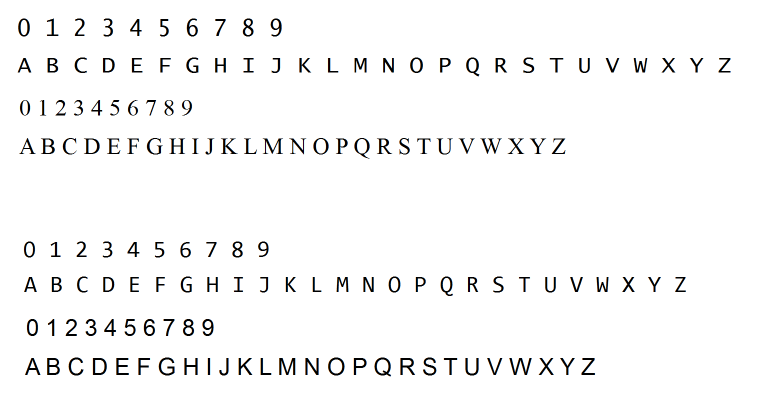
//> input picture CRHSCS (1)/CharTrain/training_chars.png, 1516 x 788 px (shown at 1/2 size)
$ ./CharTrain   (built with g++ and OpenCV 4)
//> lines starting //> are read from the running program, lines starting //| are printed output that depends on the picture; after the words box and inside, x2 and y2 are one past the last pixel; in counts of white or black regions, pixels touching at a corner belong together
// ###########################################################################################################################
// CharTrain.cpp :
//
// Name:    Thomas Younghoon Kiel
// Date:    3 / 1 / 2023
//
// Description: This program implements a supervised learning for computer to recognize the numbers (1-9) and the alphabets (A-Z).
//              The images for the training characters are provided in the traing_chars.png. The program will detect each char in
//              the image file and present it to the user for classification of the char (labeling). Then the classification data
//              and the training/referencing char are saved into XML files for matching program on the K Nearest Neighbors logic
//
// ###########################################################################################################################


#include<opencv2/opencv.hpp>
#include<opencv2/core/core.hpp>
#include<opencv2/highgui/highgui.hpp>
#include<opencv2/imgproc/imgproc.hpp>
#include<opencv2/ml/ml.hpp>

#include<iostream>
#include<vector>

// global variables ///////////////////////////////////////////////////////////////////////////////
const int MIN_CONTOUR_AREA = 100;
const int RESIZED_IMAGE_WIDTH = 20;
const int RESIZED_IMAGE_HEIGHT = 30;

///////////////////////////////////////////////////////////////////////////////////////////////////
using namespace std;
using namespace cv;


int main(int argc, char** argv)
{
    cv::Mat imgTrainingNumbers;         // input image
    cv::Mat imgGrayscale;               //
    cv::Mat imgBlurred;                 // declare various images
    cv::Mat imgThresh;                  //
    cv::Mat imgThreshCopy;              //

    std::vector<std::vector<cv::Point> > ptContours;        // declare contours vector
    std::vector<cv::Vec4i> v4iHierarchy;                    // declare contours hierarchy

    // these our training classifications
    cv::Mat matClassificationInts;

    // these are our training images. due to the data types that the KNN object KNearest requires,
    // we have to declare a single Mat, then append to it as though it's a vector
    cv::Mat matTrainingImagesAsFlattenedFloats;

    // possible training chars are digits 0 through 9 and capital letters A through Z, put these in vector intValidChars
    std::vector<int> intValidChars = { '0', '1', '2', '3', '4', '5', '6', '7', '8', '9',
        'A', 'B', 'C', 'D', 'E', 'F', 'G', 'H', 'I', 'J',
        'K', 'L', 'M', 'N', 'O', 'P', 'Q', 'R', 'S', 'T',
        'U', 'V', 'W', 'X', 'Y', 'Z' };

    // source image file to read in training numbers from
    imgTrainingNumbers = cv::imread("training_chars.png");
//> imgTrainingNumbers is the input picture: 788 rows x 1516 cols, CV_8UC3; mean B, G, R 246.5, 246.5, 246.5

    // trap for missing source image file
    if (imgTrainingNumbers.empty()) {
        std::cout << "error: image not read from file\n\n";
        return 0;
    }

    // convert the source image to grayscale
    cv::cvtColor(imgTrainingNumbers, imgGrayscale, COLOR_BGR2GRAY);

    // blur the image
    cv::GaussianBlur(imgGrayscale,              // input image
        imgBlurred,                             // output image
        cv::Size(5, 5),                         // smoothing window width and height in pixels
        0);                                     // sigma value, determines how much the image will be blurred, zero makes function choose the sigma value

    // filter the source image from grayscale to black and white
    cv::adaptiveThreshold(imgBlurred,           // input image
        imgThresh,                              // output image
        255,                                    // make pixels that pass the threshold full white
        cv::ADAPTIVE_THRESH_GAUSSIAN_C,         // use gaussian rather than mean, seems to give better results
        cv::THRESH_BINARY_INV,                  // invert so foreground will be white, background will be black
        11,                                     // size of a pixel neighborhood used to calculate threshold value
        2);                                     // constant subtracted from the mean or weighted mean
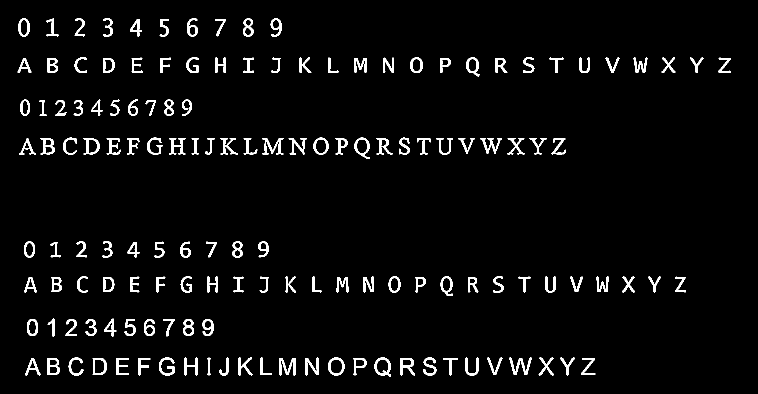
//> imgThresh: 788 rows x 1516 cols, CV_8UC1 (shown at 1/2 size); 3.7% white; 144 white regions

    // make a copy of the thresh image, this in necessary because findContours modifies the image
    imgThreshCopy = imgThresh.clone();

    // find all contours in the source image file and store in a vector
    cv::findContours(imgThreshCopy,             // input image, make sure to use a copy since the function will modify this image in the course of finding contours
        ptContours,                             // output contours
        v4iHierarchy,                           // output hierarchy
        cv::RETR_EXTERNAL,                      // retrieve the outermost contours only
        cv::CHAIN_APPROX_SIMPLE);               // compress horizontal, vertical, and diagonal segments and leave only their end points
//> ptContours = 144 contours; largest, box (x1, y1, x2, y2) and area: (749, 715, 782, 753) 918, (656, 715, 689, 751) 908, (709, 275, 740, 318) 817, (185, 716, 214, 750) 805, (627, 275, 657, 310) 782; v4iHierarchy = 144 items, first 8: [1, -1, -1, -1], [2, 0, -1, -1], [3, 1, -1, -1], [4, 2, -1, -1], [5, 3, -1, -1], [6, 4, -1, -1], [7, 5, -1, -1], [8, 6, -1, -1]

    // go through all contours in the vector
    for (int i = 0; i < ptContours.size(); i++) {

        // process only the contour is big enough to consider, ignore noises
        if (cv::contourArea(ptContours[i]) > MIN_CONTOUR_AREA) {

            // get the bounding rect of the contour
            cv::Rect boundingRect = cv::boundingRect(ptContours[i]);

            // draw red rectangle around each contour as we ask user for input
            cv::rectangle(imgTrainingNumbers, boundingRect, cv::Scalar(0, 0, 255), 2);

            // get region of interest (ROI) image of bounding rect
            cv::Mat matROI = imgThresh(boundingRect);

            // resize image to make it more consistent for recognition and storage
            cv::Mat matROIResized;
            cv::resize(matROI, matROIResized, cv::Size(RESIZED_IMAGE_WIDTH, RESIZED_IMAGE_HEIGHT));

            // display the images for user's input
            cv::imshow("matROI", matROI);                               // show ROI image for reference
            cv::imshow("matROIResized", matROIResized);                 // show resized ROI image for reference
            cv::imshow("imgTrainingNumbers", imgTrainingNumbers);       // show training numbers image, this will now have red rectangles drawn on it

            int intChar = cv::waitKey(0);           // get key press

            // if esc key was pressed, then exit program
            if (intChar == 27) {
                return 0;
            }
            // else if the char entered by the user is in the list of chars we are looking for . . .
            else if (std::find(intValidChars.begin(), intValidChars.end(), intChar) != intValidChars.end()) {

                // append classification char to integer list of chars
                matClassificationInts.push_back(intChar);

                // now add the training image after converting Mat to float due to KNearest data types being float
                cv::Mat matImageFloat;
                matROIResized.convertTo(matImageFloat, CV_32FC1);

                // flatten the source array (20x30) to 1x1 row
                cv::Mat matImageFlattenedFloat = matImageFloat.reshape(1, 1);

                // add to Mat as though it was a vector, this is necessary due to the
                // data types that KNearest.train accepts
                matTrainingImagesAsFlattenedFloats.push_back(matImageFlattenedFloat);

            }
        }
    }
//> this loop made 144 passes; the space key is pressed
//> boundingRect on passes 1 to 12: Rect(1163, 716, 28, 34), Rect(887, 716, 28, 35), Rect(800, 716, 30, 35), Rect(707, 716, 26, 35), Rect(558, 716, 33, 35), Rect(276, 716, 25, 35), Rect(232, 716, 26, 34), Rect(185, 716, 29, 34), Rect(94, 716, 26, 34), Rect(50, 716, 31, 35), Rect(1120, 715, 30, 36), Rect(1077, 715, 31, 36)
//> pass 1, `cv::Mat matROI = imgThresh(boundingRect);`:
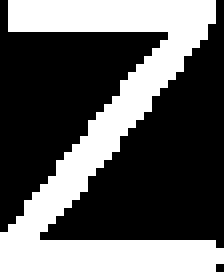
//> matROI: 34 rows x 28 cols, CV_8UC1 (shown 8 times larger); 37.3% white; 1 white region, box (x1, y1, x2, y2) and area: (0, 0, 28, 34) 355
//> pass 1, `cv::resize(matROI, matROIResized, cv::Size(RESIZED_IMAGE_WIDTH, RESIZE..`:
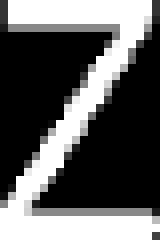
//> matROIResized: 30 rows x 20 cols, CV_8UC1 (shown 8 times larger); min 0, max 255, mean 95
//> pass 2, `cv::Mat matROI = imgThresh(boundingRect);`:
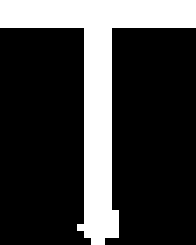
//> matROI: 35 rows x 28 cols, CV_8UC1 (shown 7 times larger); 24.4% white; 1 white region, box (x1, y1, x2, y2) and area: (0, 0, 28, 35) 239
//> after the loop:
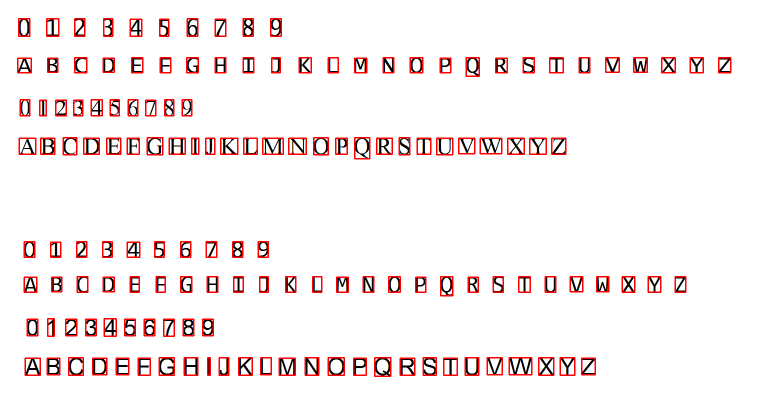
//> imgTrainingNumbers: 788 rows x 1516 cols, CV_8UC3 (shown at 1/2 size); 4% of pixels changed, all inside (x1, y1, x2, y2) = (34, 36, 1463, 754)

    std::cout << "training complete\n\n";


    //*********************************************************************************************************
    // save the classifications to a file
    //
    // open the classifications file
    cv::FileStorage fsClassifications("classifications.xml", cv::FileStorage::WRITE);

    // trap for error
    if (fsClassifications.isOpened() == false) {
        std::cout << "error, unable to open training classifications file, exiting program\n\n";
        return 0;
    }

    // write classifications into classifications section of classifications file
    fsClassifications << "classifications" << matClassificationInts;

    // close the classifications file
    fsClassifications.release();

    //*********************************************************************************************************
    // save training images to a file
    //
    // open the training images file
    cv::FileStorage fsTrainingImages("images.xml", cv::FileStorage::WRITE);

    // trap for error
    if (fsTrainingImages.isOpened() == false) {
        std::cout << "error, unable to open training images file, exiting program\n\n";
        return 0;
    }

    // write training images into images section of images file
    fsTrainingImages << "images" << matTrainingImagesAsFlattenedFloats;

    // close the training images file
    fsTrainingImages.release();

    return 0;
}
